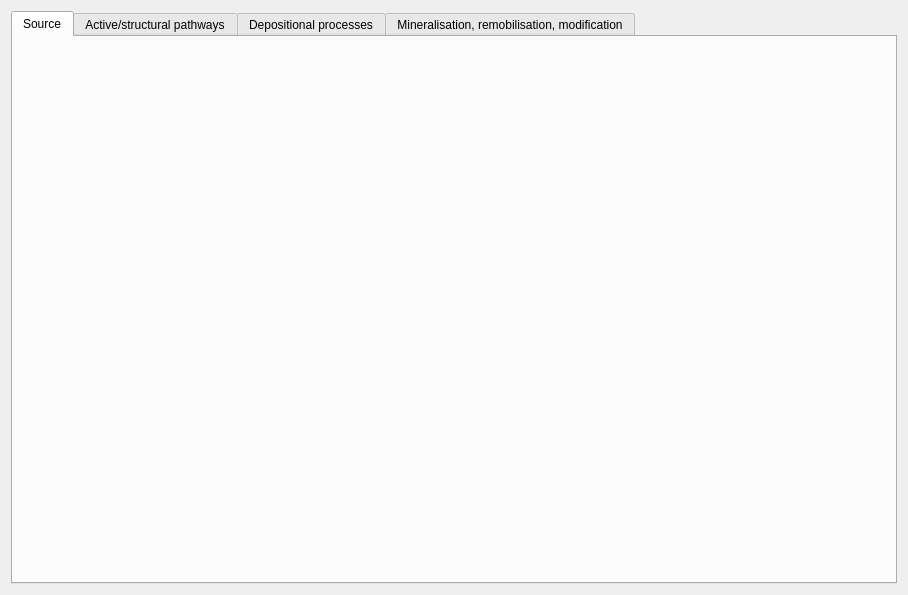
<?xml version="1.0" encoding="UTF-8"?>
<ui version="4.0">
 <class>wizard_proxy_selection_page</class>
 <widget class="QWizardPage" name="wizard_proxy_selection_page">
  <property name="geometry">
   <rect>
    <x>0</x>
    <y>0</y>
    <width>908</width>
    <height>595</height>
   </rect>
  </property>
  <property name="windowTitle">
   <string>WizardPage</string>
  </property>
  <layout class="QHBoxLayout" name="horizontalLayout">
   <item>
    <layout class="QHBoxLayout" name="horizontalLayout_4">
     <item>
      <widget class="QTabWidget" name="tabWidget">
       <property name="styleSheet">
        <string notr="true"/>
       </property>
       <property name="currentIndex">
        <number>0</number>
       </property>
       <widget class="QWidget" name="source_tab">
        <attribute name="title">
         <string>Source</string>
        </attribute>
       </widget>
       <widget class="QWidget" name="pathway_tab">
        <attribute name="title">
         <string>Active/structural pathways</string>
        </attribute>
       </widget>
       <widget class="QWidget" name="depositional_tab">
        <attribute name="title">
         <string>Depositional processes</string>
        </attribute>
       </widget>
       <widget class="QWidget" name="mineralisation_tab">
        <attribute name="title">
         <string>Mineralisation, remobilisation, modification</string>
        </attribute>
       </widget>
      </widget>
     </item>
    </layout>
   </item>
  </layout>
 </widget>
 <resources/>
 <connections/>
</ui>
